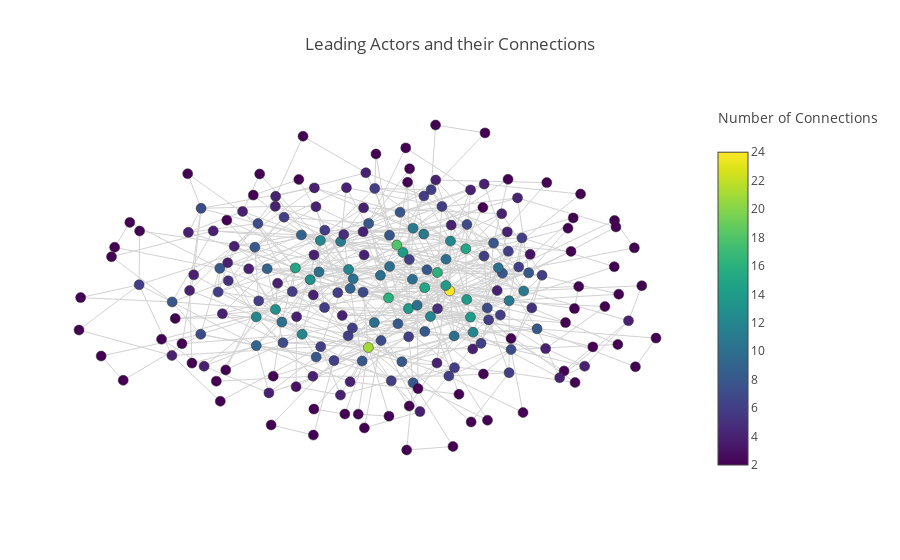

The cell this chart's notebook holds for it:
### Code cell
Xv=[pos[k][0] for k in nodes]
Yv=[pos[k][1] for k in nodes]
Xed=[]
Yed=[]
for edge in edges:
    Xed+=[pos[edge[0]][0],pos[edge[1]][0], None]
    Yed+=[pos[edge[0]][1],pos[edge[1]][1], None] 

trace3=Scatter(x=Xed,
               y=Yed,
               mode='lines',
               line=go.scatter.Line(color='rgb(210,210,210)', width=1),
               hoverinfo='none'
               )  
    
trace4=Scatter(x=Xv,
               y=Yv,
               mode='markers',
               name='net',
               marker=go.scatter.Marker(symbol='circle',
                             size=10, 
               showscale=True,
               colorscale = 'Viridis',
               reversescale = False,
               color=list(d.values()),           
               colorbar=go.scatter.marker.ColorBar(title='Number of Connections<br> &nbsp;', tickvals=[2,4,6,8,10,12,14,16,18,20,22,24]),
               line=go.scatter.marker.Line(color='rgb(50,50,50)', width=0.5)
               ),
               
               text=nodes,
               hoverinfo='text'
               )
    
    

layout5=Layout(title= "Leading Actors and their Connections",  
    font= go.layout.Font(size=12),
    showlegend=False, 
    xaxis=go.layout.XAxis(showgrid=False, zeroline=False, showticklabels=False),
    yaxis=go.layout.YAxis(showgrid=False, zeroline=False, showticklabels=False),
    margin=go.layout.Margin(
        l=40,
        r=40,
        b=85,
        t=100,
    ),         
    )

fig1=Figure([trace3,trace4], layout=layout5)
iplot(fig1)

### Figure 1 — Plotly figure (JSON) as saved in the notebook; plotly's stock layout.template omitted (floating-point values rounded to 4 significant figures; data arrays with more than 128 entries replaced by an {"elided": "..."} marker saying what was removed)
{"data": [{"hoverinfo": "none", "line": {"color": "rgb(210,210,210)", "width": 1}, "mode": "lines", "type": "scatter", "uid": "2ce4b16e-b669-4d4a-afd4-889548a17afa", "x": {"elided": "1857 float values"}, "y": {"elided": "1857 float values"}}, {"hoverinfo": "text", "marker": {"color": {"elided": "216 int values"}, "colorbar": {"tickvals": [2, 4, 6, 8, 10, 12, 14, 16, 18, 20, 22, 24], "title": {"text": "Number of Connections<br> &nbsp;"}}, "colorscale": "Viridis", "line": {"color": "rgb(50,50,50)", "width": 0.5}, "reversescale": false, "showscale": true, "size": 10, "symbol": "circle"}, "mode": "markers", "name": "net", "text": {"elided": "216 str values"}, "type": "scatter", "uid": "f5174bf4-0d7a-4d7c-9b81-d1b6420c6cfe", "x": {"elided": "216 float values"}, "y": {"elided": "216 float values"}}], "layout": {"font": {"size": 12}, "margin": {"b": 85, "l": 40, "r": 40, "t": 100}, "showlegend": false, "title": {"text": "Leading Actors and their Connections"}, "xaxis": {"showgrid": false, "showticklabels": false, "zeroline": false}, "yaxis": {"showgrid": false, "showticklabels": false, "zeroline": false}}}
